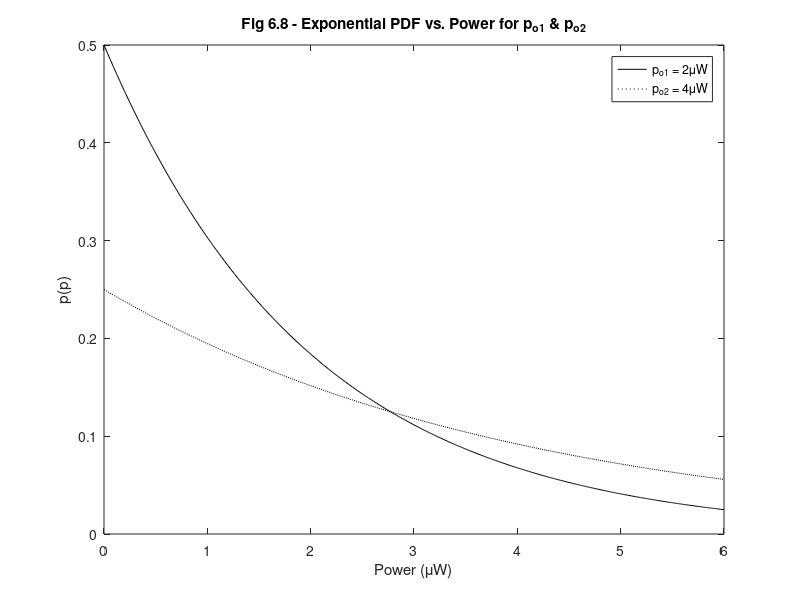

Write MATLAB code to recreate this figure.
%%%%%%%%%%%%%%%%%%%%%%%%%%%%%%%%%%%%%%%%%%%%%%%%%%%%%%%%%%%%%
%%                                                         %%
%% ******************************************************  %%
%% * Smart Antennas for Wireless Applications w/ Matlab *  %%
%% ******************************************************  %%
%%                                                         %%
%% Chapter 6: Fig 6.8                                      %%
%%                                                         %%
%% Author: Frank Gross                                     %%
%% McGraw-Hill, 2005                                       %%
%% Date:  9/29/2004                                        %%
%%                                                         %%
%% This code creates Fig 6.8, a plot of an Exponential PDF %%
%%     equal to the power of the envelope for a Rayleigh   %%
%%     distribution for two different average power values,%%
%%     po = 2 & 4 uW.                                      %%
%%%%%%%%%%%%%%%%%%%%%%%%%%%%%%%%%%%%%%%%%%%%%%%%%%%%%%%%%%%%% 

%%------------------- Define Variables:--------------------%%
% po1, po2 - Average power of envelope                      %
% p - Power of envelope                                     %
% p1, p2 - Exponential PDF for power in envelope            %
%%---------------------------------------------------------%%

%%------------------ Given Values ------------------%%

po1 = 2;    po2 = 4;

p = 0:.01:6;

%%------- Determine Exponential Distributions ------%%

p1 = exp(-p/po1)/po1;    p2 = exp(-p/po2)/po2;

%%------------------ Plot Results ------------------%%

plot(p,p1,'k',p,p2,'k:')
axis([0 6 0 .5])

title('\bfFig 6.8 - Exponential PDF vs. Power for p_o_1 & p_o_2','Fontweight','bold')
xlabel('Power (\muW)')
ylabel('p(p)')

legend('p_o_1 = 2\muW','p_o_2 = 4\muW')
